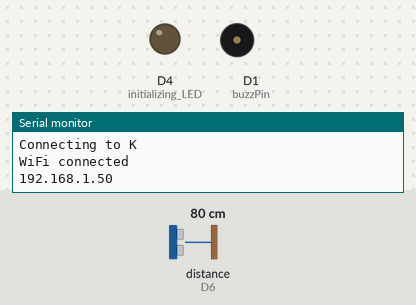
Bench run of a sketch on a simulated ESP8266 (NodeMCU). Parts: output pins drawn as LEDs (lit = HIGH), buzzer (waves = sounding, pin HIGH), the last lines printed to the serial monitor. Wiring (inferred from the names in the program): ultrasonic range finder: trigger D5; echo D6. Inputs (shaded band) come from the test bench; at power-on: distance to the obstacle (sensor on D6) 80 cm. The echo pulse lasts 58.3 µs per cm; WiFi joins after 1.5 s; servers stay silent unless stated; pins used as bus, display or sensor lines are not drawn.

Above: at 3.0 s.
3.1 s: distance to the obstacle (sensor on D6) set to 7 cm
8.0 s: distance to the obstacle (sensor on D6) set to 4 cm
At 13.0 s:
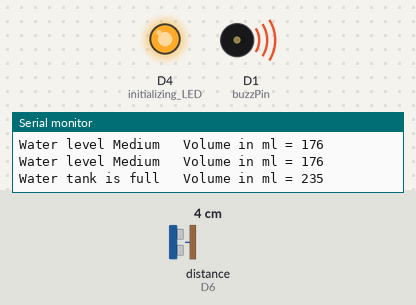
13.4 s: distance to the obstacle (sensor on D6) set to 2 cm
At 18.5 s:
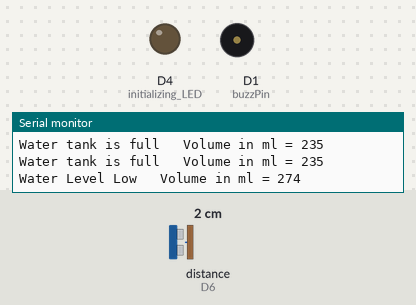
Timing chart, 0 to 20.0 s (numbered marks = the images above; inputs shaded):
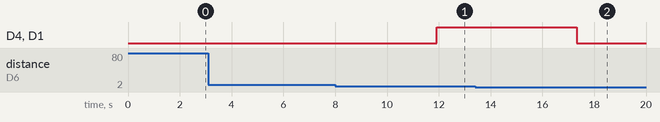

The sketch:

Water_level_indicator.ino
```cpp
#include <Blynk.h>
#include <ESP8266WiFi.h>
#include <WiFiClient.h>
#include <ThingSpeak.h>
#include <BlynkSimpleEsp8266.h>
#define PIN V1
#define LOWL V2
#define MEDM V3
#define HIGHE V4
SimpleTimer timer;
char auth[] = "rAY3w5zmSHeRVQKwWZuDvh-tz-q5KWiI";
const char* ssid = "K";  //Hotspot name
const char* password = "hello1234";  //Hotspot password
WiFiClient client;
unsigned long myChannelNumber = 1250414;
const char * myWriteAPIKey = "766FD4UF9D6QWN5X";


// defines pins numbers
const int trigPin = D5;  //D5
const int echoPin = D6;  //D6
const int buzzPin = D1;   //D1


// defines variables
long duration;
int distance;

int percent;
int d1;
void setup() {
Blynk.begin(auth, ssid, password);//Blynk is ON

pinMode(trigPin, OUTPUT); // Sets the trigPin as an Output
pinMode(echoPin, INPUT); // Sets the echoPin as an Input
pinMode(buzzPin, OUTPUT); // buzz pin is output to control buzzering
pinMode(BUILTIN_LED, OUTPUT); //initializing LED
Serial.begin(115200); // Starts the serial communication
// Connect to WiFi network
  Serial.println();
  Serial.println();
  Serial.print("Connecting to ");
  Serial.println(ssid);
  WiFi.begin(ssid, password);
  while (WiFi.status() != WL_CONNECTED)
   {
   delay(500);
   Serial.print(".");
  }
  Serial.println("");
  Serial.println("WiFi connected");
  // Print the IP address
  Serial.println(WiFi.localIP());
  ThingSpeak.begin(client);
  timer.setInterval(1000, sendPercent);

}
void sendPercent(){
  Blynk.virtualWrite(PIN, percent);
  }


void loop() {
// Clears the trigPin
digitalWrite(trigPin, LOW);
delayMicroseconds(2);

// Sets the trigPin on HIGH state for 10 micro seconds
digitalWrite(trigPin, HIGH);
delayMicroseconds(10);
digitalWrite(trigPin, LOW);

// Reads the echoPin, returns the 0sound wave travel time in microseconds
duration = pulseIn(echoPin, HIGH);

// Calculating the distance
distance= duration*0.034/2;
d1 = 15-distance;
int volume;
volume = 3.14*2.5*2.5*d1;

percent = 100-(distance*100)/25;//Convert into percentage
Blynk.virtualWrite(V1,volume);
  //Sent data to blynk server
// Prints the distance on the Serial Monitor
//divide for output in 100digit
//delay(1000);


if (volume >=200 && volume<=270) {
      // Buzz

      Blynk.virtualWrite(V4,255);
      delay(2000);
      Blynk.virtualWrite(V4,0);
      Serial.print("Water tank is full");
      Serial.print("\t Volume in ml = ");
      Serial.print(volume);
      Serial.println();
      Blynk.email("kushal.h1999@gmail.com", "Water level", "Tank is Full !!!"); //your mail id
      digitalWrite(buzzPin, HIGH);
      digitalWrite(BUILTIN_LED, HIGH);// LED OFF


    }
    else if(volume <200 && volume >=100) {
      Blynk.virtualWrite(V3,255);
      delay(2000);
      Blynk.virtualWrite(V3,0);
       Serial.print("Water level Medium");
       Serial.print("\t Volume in ml = ");
       Serial.print(volume);
       Serial.println();
       digitalWrite(BUILTIN_LED, LOW);// LED on
       digitalWrite(buzzPin, LOW);

      }
    else  {
      Blynk.virtualWrite(V2,255);
      delay(2000);
      Blynk.virtualWrite(V2,0);
      Serial.print("Water Level Low");
      Serial.print("\t Volume in ml = ");
      Serial.print(volume);
        Serial.println();
      digitalWrite(BUILTIN_LED, LOW);            // LED on
      digitalWrite(buzzPin, LOW);                // Buzzer OFF

      }
    Blynk.run();
    timer.run(); // Initiates SimpleTimer
  ThingSpeak.writeField(myChannelNumber, 1, volume, myWriteAPIKey);
  ThingSpeak.writeField(myChannelNumber, 2, volume, myWriteAPIKey);
   delay(100); // ThingSpeak will only accept updates every 15 seconds.
  }
```

Measured:
- the behaviour switches between 6 and 5 cm on distance to the obstacle (sensor on D6) (found by bisection; images 0 and 1)
- the behaviour switches between 3 and 2 cm on distance to the obstacle (sensor on D6) (found by bisection; images 1 and 2)
- after the input at 8.0 s, D4 (initializing_LED), D1 (buzzPin): LOW → HIGH after 3.9 s
- after the input at 13.4 s, D4 (initializing_LED), D1 (buzzPin): HIGH → LOW after 3.9 s
